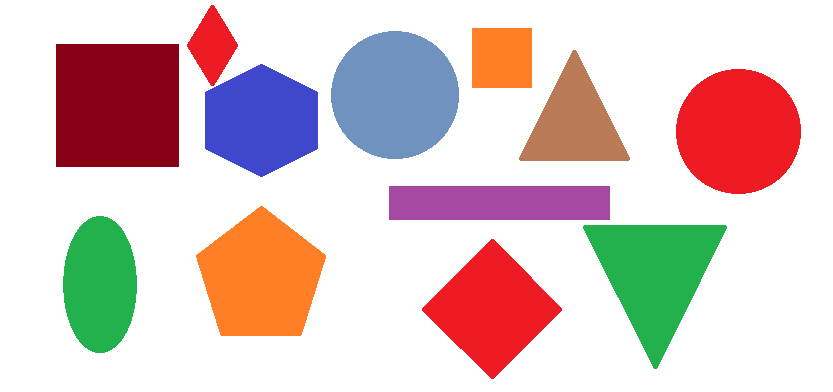
#> input picture image_processing/test.png, 833 x 392 px
$ python measure.py   (Python 2 division)   (older library calls are emulated)
#> lines starting #> are read from the running program, lines starting #| are printed output that depends on the picture; after the words box and inside, x2 and y2 are one past the last pixel; in counts of white or black regions, pixels touching at a corner belong together
from imutils import perspective
from imutils import contours
import numpy as np
import imutils
import cv2

image = cv2.imread('test.png')
#> image is the input picture: shape (392, 833, 3); mean B, G, R 197.7, 199.1, 220.6
gray = cv2.cvtColor(image, cv2.COLOR_BGR2GRAY)
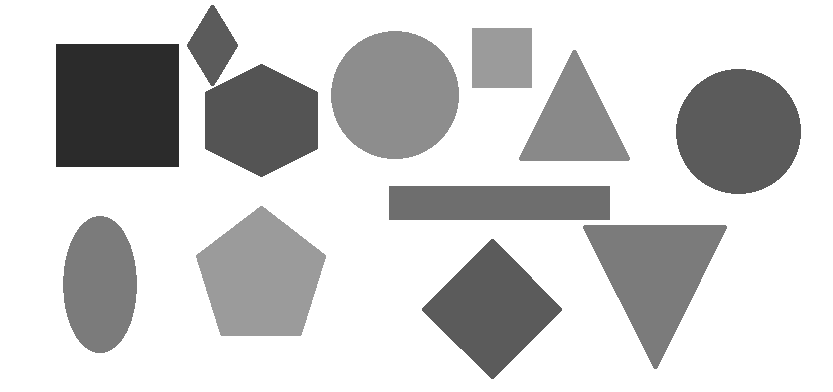
#> gray: shape (392, 833); min 43, max 255, mean 205.3
gray = cv2.GaussianBlur(gray, (7, 7), 0)
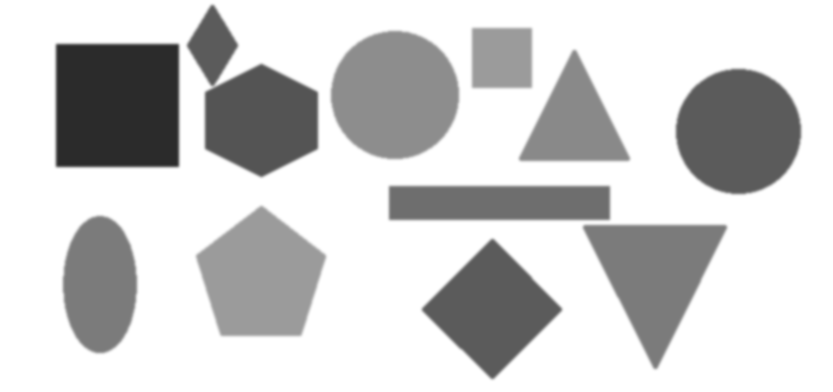
#> gray: shape (392, 833); min 43, max 255, mean 205.3

edged = cv2.Canny(gray, 50, 100)
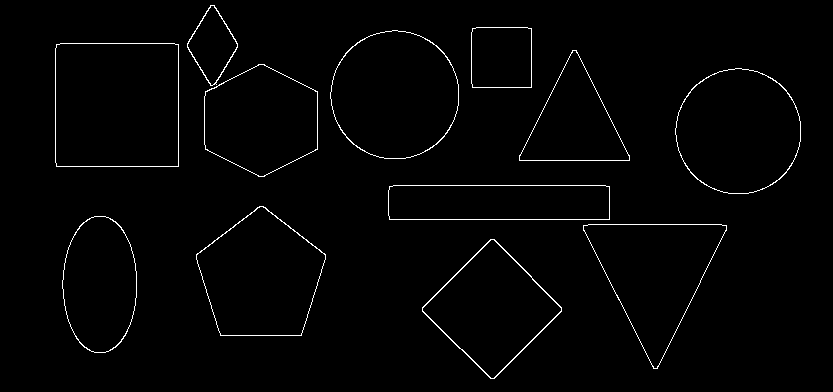
#> edged: shape (392, 833); 1.5% white in thin lines or dots, all inside (x1, y1, x2, y2) = (55, 5, 801, 379)
edged = cv2.dilate(edged, None, iterations=1)
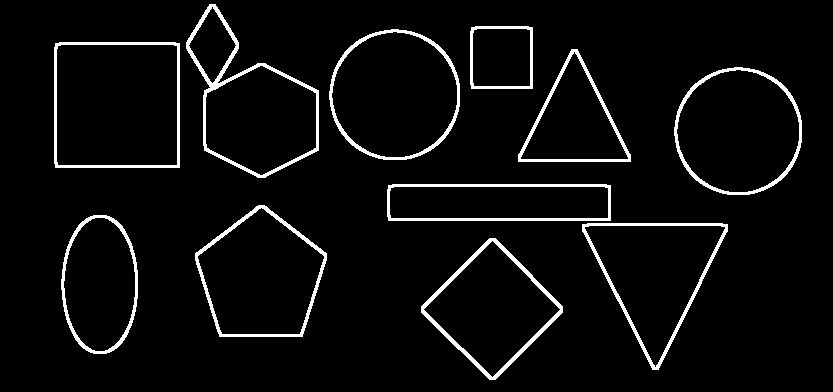
#> edged: shape (392, 833); 4.8% white; 11 white regions, largest, box (x1, y1, x2, y2) and area: (186, 4, 319, 178) 2029, (421, 238, 563, 380) 1666, (582, 223, 728, 370) 1588
edged = cv2.erode(edged, None, iterations=1)

cnts = cv2.findContours(edged.copy(), cv2.RETR_EXTERNAL, cv2.CHAIN_APPROX_NONE)
#> cnts = 11 contours; largest, box (x1, y1, x2, y2) and area: (55, 43, 179, 167) 15114, (330, 30, 459, 159) 12884, (675, 68, 801, 194) 12282, (187, 5, 318, 177) 11894, (196, 206, 326, 336) 11775
cnts = cnts[0] if imutils.is_cv2() else cnts[1]

(cnts, _) = contours.sort_contours(cnts)
object=1

mask = np.zeros(gray.shape, np.uint8)


# loop over the contours individually
for c in cnts:
	if cv2.contourArea(c) < 100:
		continue

	orig = gray.copy()

	cv2.drawContours(mask,c,0,255,-1)
	pixelpoints = np.transpose(np.nonzero(mask))
	mean_val = cv2.mean(gray,mask = mask)
	print "mean ", mean_val # mean intensity

	cv2.drawContours(orig, c, -1, (0, 255, 0), 2)

	print "Object", object, ": ", cv2.contourArea(c) #area
	object+=1

	cv2.imshow("Image", orig)
	cv2.waitKey(0)
#> this loop made 11 passes
#> mean_val on passes 5 to 11: (202.6, 0, 0, 0), (202.7, 0, 0, 0), (201.6, 0, 0, 0), (203.8, 0, 0, 0), (205, 0, 0, 0), (205.3, 0, 0, 0), (204.5, 0, 0, 0)
#> (pixelpoints, mean_val) on passes 1 to 4: ([[43, 60]], (179, 0, 0, 0)), ([[43, 60], [216, 94]], (191, 0, 0, 0)), ([[5, 210], [43, 60], [216, 94]], (194, 0, 0, 0)), ([[5, 210], [43, 60], [206, 259], [216, 94]], (199.8, 0, 0, 0))
#> (printed output is left out)
#> pass 1, `cv2.imshow("Image", orig)`:
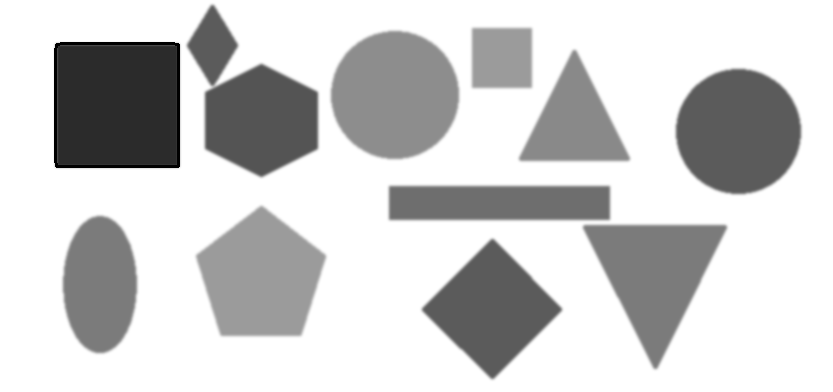
#> window 'Image': shape (392, 833); min 0, max 255, mean 204.7
#> pass 2, `cv2.imshow("Image", orig)`:
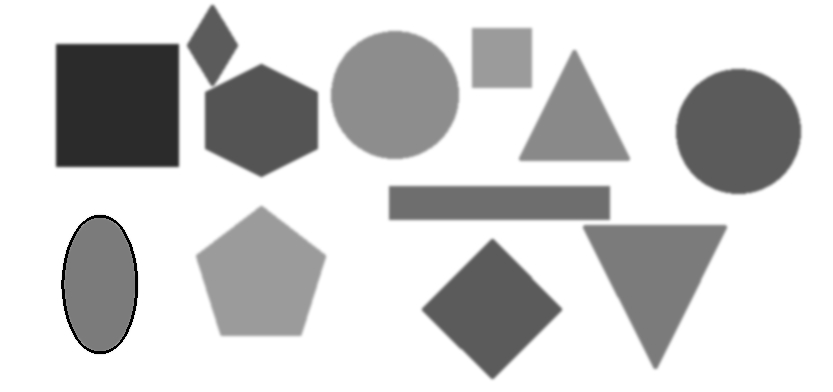
#> window 'Image': shape (392, 833); min 0, max 255, mean 204.8
#> after the loop:
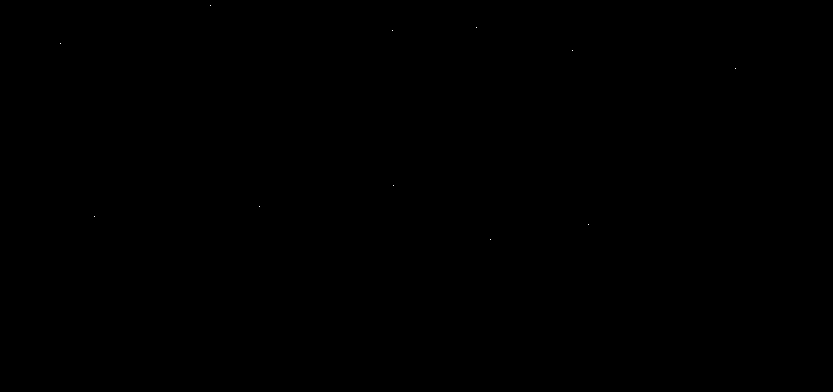
#> mask: shape (392, 833); 0% white in thin lines or dots, all inside (x1, y1, x2, y2) = (60, 5, 736, 240)
#> after the loop, object = 12


#cv2.drawContours(mask,[cnt],0,255,-1)
